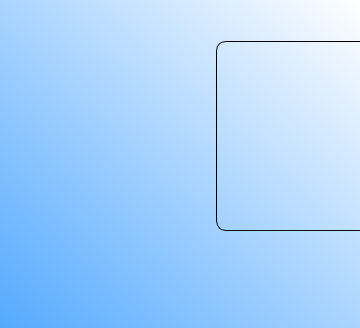
         <widget class="QWidget" name="a_ProjetoWebSite">
          <property name="styleSheet">
           <string notr="true">
background-color: qlineargradient(spread:pad, x1:0, y1:1, x2:1, y2:0, stop:0 rgba(155, 89, 182, 255), stop:1 rgba(245, 203, 255, 255));
</string>
          </property>
          <attribute name="title">
           <string>Projeto Web Site</string>
          </attribute>
          <layout class="QVBoxLayout" name="verticalLayout_17">
           <property name="spacing">
            <number>0</number>
           </property>
           <property name="leftMargin">
            <number>0</number>
           </property>
           <property name="topMargin">
            <number>0</number>
           </property>
           <property name="rightMargin">
            <number>0</number>
           </property>
           <property name="bottomMargin">
            <number>0</number>
           </property>
           <item>
            <widget class="QFrame" name="conteudo_2">
             <property name="minimumSize">
              <size>
               <width>0</width>
               <height>0</height>
              </size>
             </property>
             <property name="styleSheet">
              <string notr="true">background-color: qlineargradient(spread:pad, x1:0, y1:1, x2:1, y2:0, stop:0 rgba(85, 170, 255, 255), stop:1 rgba(255, 255, 255, 255));



</string>
             </property>
             <property name="frameShape">
              <enum>QFrame::NoFrame</enum>
             </property>
             <property name="frameShadow">
              <enum>QFrame::Raised</enum>
             </property>
             <layout class="QVBoxLayout" name="verticalLayout_12">
              <property name="spacing">
               <number>0</number>
              </property>
              <property name="leftMargin">
               <number>0</number>
              </property>
              <property name="topMargin">
               <number>0</number>
              </property>
              <property name="rightMargin">
               <number>0</number>
              </property>
              <property name="bottomMargin">
               <number>0</number>
              </property>
              <item>
               <widget class="QFrame" name="container_2">
                <property name="minimumSize">
                 <size>
                  <width>360</width>
                  <height>328</height>
                 </size>
                </property>
                <property name="styleSheet">
                 <string notr="true">background-color: none;</string>
                </property>
                <property name="frameShape">
                 <enum>QFrame::NoFrame</enum>
                </property>
                <property name="frameShadow">
                 <enum>QFrame::Raised</enum>
                </property>
                <widget class="QFrame" name="b_conteudo_central_2">
                 <property name="geometry">
                  <rect>
                   <x>1</x>
                   <y>310</y>
                   <width>1230</width>
                   <height>440</height>
                  </rect>
                 </property>
                 <property name="styleSheet">
                  <string notr="true">background-color: none;</string>
                 </property>
                 <property name="frameShape">
                  <enum>QFrame::NoFrame</enum>
                 </property>
                 <property name="frameShadow">
                  <enum>QFrame::Raised</enum>
                 </property>
                 <widget class="QFrame" name="b_cards_e_descricao_2">
                  <property name="geometry">
                   <rect>
                    <x>0</x>
                    <y>45</y>
                    <width>1230</width>
                    <height>190</height>
                   </rect>
                  </property>
                  <property name="sizePolicy">
                   <sizepolicy hsizetype="Maximum" vsizetype="Preferred">
                    <horstretch>0</horstretch>
                    <verstretch>0</verstretch>
                   </sizepolicy>
                  </property>
                  <property name="minimumSize">
                   <size>
                    <width>1230</width>
                    <height>190</height>
                   </size>
                  </property>
                  <property name="maximumSize">
                   <size>
                    <width>16777215</width>
                    <height>190</height>
                   </size>
                  </property>
                  <property name="styleSheet">
                   <string notr="true">background-color: none;</string>
                  </property>
                  <property name="frameShape">
                   <enum>QFrame::NoFrame</enum>
                  </property>
                  <property name="frameShadow">
                   <enum>QFrame::Raised</enum>
                  </property>
                  <widget class="QWidget" name="a_cards_2" native="true">
                   <property name="geometry">
                    <rect>
                     <x>1</x>
                     <y>1</y>
                     <width>1230</width>
                     <height>162</height>
                    </rect>
                   </property>
                   <property name="sizePolicy">
                    <sizepolicy hsizetype="Maximum" vsizetype="Preferred">
                     <horstretch>0</horstretch>
                     <verstretch>0</verstretch>
                    </sizepolicy>
                   </property>
                   <property name="minimumSize">
                    <size>
                     <width>1130</width>
                     <height>160</height>
                    </size>
                   </property>
                   <property name="maximumSize">
                    <size>
                     <width>16777215</width>
                     <height>180</height>
                    </size>
                   </property>
                   <property name="sizeIncrement">
                    <size>
                     <width>0</width>
                     <height>150</height>
                    </size>
                   </property>
                   <widget class="QFrame" name="a_card_esquerdo_2">
                    <property name="geometry">
                     <rect>
                      <x>275</x>
                      <y>0</y>
                      <width>160</width>
                      <height>160</height>
                     </rect>
                    </property>
                    <property name="minimumSize">
                     <size>
                      <width>150</width>
                      <height>160</height>
                     </size>
                    </property>
                    <property name="styleSheet">
                     <string notr="true">background-color: #a1c1e1;
border: 1px solid #7aa6d4;
border-radius: 10px;</string>
                    </property>
                    <property name="frameShape">
                     <enum>QFrame::StyledPanel</enum>
                    </property>
                    <property name="frameShadow">
                     <enum>QFrame::Raised</enum>
                    </property>
                    <widget class="QLabel" name="a_icone_top_4">
                     <property name="geometry">
                      <rect>
                       <x>50</x>
                       <y>15</y>
                       <width>60</width>
                       <height>60</height>
                      </rect>
                     </property>
                     <property name="styleSheet">
                      <string notr="true">image: url(:/icones/photo.svg);
border: none;</string>
                     </property>
                     <property name="text">
                      <string/>
                     </property>
                    </widget>
                    <widget class="QLabel" name="c_titulo_4">
                     <property name="geometry">
                      <rect>
                       <x>1</x>
                       <y>100</y>
                       <width>158</width>
                       <height>30</height>
                      </rect>
                     </property>
                     <property name="styleSheet">
                      <string notr="true">border: none;
font: 12pt &quot;Segoe UI&quot;;
color: #222;
border-top: 1px solid #7aa6d4;
border-radius: none;</string>
                     </property>
                     <property name="text">
                      <string>Registros</string>
                     </property>
                     <property name="alignment">
                      <set>Qt::AlignCenter</set>
                     </property>
                    </widget>
                    <widget class="QLabel" name="d_subtitulo_4">
                     <property name="geometry">
                      <rect>
                       <x>5</x>
                       <y>130</y>
                       <width>150</width>
                       <height>20</height>
                      </rect>
                     </property>
                     <property name="styleSheet">
                      <string notr="true">border: none;
border-radius: none;</string>
                     </property>
                     <property name="text">
                      <string> Pequenas Lojas e Autonomos</string>
                     </property>
                     <property name="alignment">
                      <set>Qt::AlignHCenter|Qt::AlignTop</set>
                     </property>
                    </widget>
                    <widget class="QLabel" name="b_icone_titulo_4">
                     <property name="geometry">
                      <rect>
                       <x>25</x>
                       <y>108</y>
                       <width>21</width>
                       <height>16</height>
                      </rect>
                     </property>
                     <property name="styleSheet">
                      <string notr="true">image: url(:/icones/check.svg);
image: url(:/icones/shield.svg);
border: none;</string>
                     </property>
                     <property name="text">
                      <string/>
                     </property>
                    </widget>
                   </widget>
                   <widget class="QFrame" name="b_card_centro_2">
                    <property name="geometry">
                     <rect>
                      <x>535</x>
                      <y>0</y>
                      <width>160</width>
                      <height>160</height>
                     </rect>
                    </property>
                    <property name="minimumSize">
                     <size>
                      <width>160</width>
                      <height>160</height>
                     </size>
                    </property>
                    <property name="styleSheet">
                     <string notr="true">background-color: #a1c1e1;
border: 1px solid #7aa6d4;
border-radius: 10px;</string>
                    </property>
                    <property name="frameShape">
                     <enum>QFrame::StyledPanel</enum>
                    </property>
                    <property name="frameShadow">
                     <enum>QFrame::Raised</enum>
                    </property>
                    <widget class="QLabel" name="a_icone_top_5">
                     <property name="geometry">
                      <rect>
                       <x>50</x>
                       <y>15</y>
                       <width>60</width>
                       <height>60</height>
                      </rect>
                     </property>
                     <property name="styleSheet">
                      <string notr="true">image: url(:/icones/camera.svg);
border: none;</string>
                     </property>
                     <property name="text">
                      <string/>
                     </property>
                    </widget>
                    <widget class="QLabel" name="c_titulo_5">
                     <property name="geometry">
                      <rect>
                       <x>4</x>
                       <y>100</y>
                       <width>152</width>
                       <height>30</height>
                      </rect>
                     </property>
                     <property name="styleSheet">
                      <string notr="true">border: none;
font: 12pt &quot;Segoe UI&quot;;
color: #222;
border-top: 1px solid #7aa6d4;
border-radius: none;</string>
                     </property>
                     <property name="text">
                      <string>    Fotos Incríveis</string>
                     </property>
                     <property name="alignment">
                      <set>Qt::AlignCenter</set>
                     </property>
                    </widget>
                    <widget class="QLabel" name="d_subtitulo_5">
                     <property name="geometry">
                      <rect>
                       <x>5</x>
                       <y>130</y>
                       <width>150</width>
                       <height>20</height>
                      </rect>
                     </property>
                     <property name="styleSheet">
                      <string notr="true">border: none;
border-radius: none;</string>
                     </property>
                     <property name="text">
                      <string>   Pequenas Lojas e Autonomos</string>
                     </property>
                     <property name="alignment">
                      <set>Qt::AlignHCenter|Qt::AlignTop</set>
                     </property>
                    </widget>
                    <widget class="QLabel" name="b_icone_titulo_5">
                     <property name="geometry">
                      <rect>
                       <x>15</x>
                       <y>108</y>
                       <width>21</width>
                       <height>16</height>
                      </rect>
                     </property>
                     <property name="styleSheet">
                      <string notr="true">image: url(:/icones/check.svg);
image: url(:/icones/shield.svg);
border: none;</string>
                     </property>
                     <property name="text">
                      <string/>
                     </property>
                    </widget>
                   </widget>
                   <widget class="QFrame" name="c_card_direito_2">
                    <property name="geometry">
                     <rect>
                      <x>795</x>
                      <y>0</y>
                      <width>160</width>
                      <height>160</height>
                     </rect>
                    </property>
                    <property name="minimumSize">
                     <size>
                      <width>160</width>
                      <height>160</height>
                     </size>
                    </property>
                    <property name="styleSheet">
                     <string notr="true">background-color: #a1c1e1;
border: 1px solid #7aa6d4;
border-radius: 10px;</string>
                    </property>
                    <property name="frameShape">
                     <enum>QFrame::StyledPanel</enum>
                    </property>
                    <property name="frameShadow">
                     <enum>QFrame::Raised</enum>
                    </property>
                    <widget class="QLabel" name="a_icone_top_6">
                     <property name="geometry">
                      <rect>
                       <x>50</x>
                       <y>15</y>
                       <width>60</width>
                       <height>60</height>
                      </rect>
                     </property>
                     <property name="styleSheet">
                      <string notr="true">image: url(:/icones/globo.svg);
border: none;</string>
                     </property>
                     <property name="text">
                      <string/>
                     </property>
                    </widget>
                    <widget class="QLabel" name="c_titulo_6">
                     <property name="geometry">
                      <rect>
                       <x>1</x>
                       <y>100</y>
                       <width>158</width>
                       <height>30</height>
                      </rect>
                     </property>
                     <property name="styleSheet">
                      <string notr="true">border: none;
font: 12pt &quot;Segoe UI&quot;;
color: #222;
border-top: 1px solid #7aa6d4;
border-radius: none;</string>
                     </property>
                     <property name="text">
                      <string> Maps</string>
                     </property>
                     <property name="alignment">
                      <set>Qt::AlignCenter</set>
                     </property>
                    </widget>
                    <widget class="QLabel" name="d_subtitulo_6">
                     <property name="geometry">
                      <rect>
                       <x>5</x>
                       <y>130</y>
                       <width>150</width>
                       <height>20</height>
                      </rect>
                     </property>
                     <property name="styleSheet">
                      <string notr="true">border: none;
border-radius: none;</string>
                     </property>
                     <property name="text">
                      <string>Pequenas Lojas e Autonomos</string>
                     </property>
                     <property name="alignment">
                      <set>Qt::AlignCenter</set>
                     </property>
                    </widget>
                    <widget class="QLabel" name="b_icone_titulo_6">
                     <property name="geometry">
                      <rect>
                       <x>40</x>
                       <y>108</y>
                       <width>21</width>
                       <height>16</height>
                      </rect>
                     </property>
                     <property name="styleSheet">
                      <string notr="true">image: url(:/icones/check.svg);
image: url(:/icones/shield.svg);
border: none;</string>
                     </property>
                     <property name="text">
                      <string/>
                     </property>
                    </widget>
                   </widget>
                  </widget>
                  <widget class="Line" name="a_linha_2">
                   <property name="geometry">
                    <rect>
                     <x>9</x>
                     <y>170</y>
                     <width>1212</width>
                     <height>16</height>
                    </rect>
                   </property>
                   <property name="styleSheet">
                    <string notr="true"/>
                   </property>
                   <property name="orientation">
                    <enum>Qt::Horizontal</enum>
                   </property>
                  </widget>
                 </widget>
                 <widget class="QLabel" name="subtitulo_2">
                  <property name="geometry">
                   <rect>
                    <x>0</x>
                    <y>0</y>
                    <width>1230</width>
                    <height>25</height>
                   </rect>
                  </property>
                  <property name="sizePolicy">
                   <sizepolicy hsizetype="Maximum" vsizetype="Maximum">
                    <horstretch>0</horstretch>
                    <verstretch>0</verstretch>
                   </sizepolicy>
                  </property>
                  <property name="minimumSize">
                   <size>
                    <width>1135</width>
                    <height>25</height>
                   </size>
                  </property>
                  <property name="styleSheet">
                   <string notr="true">font: 12pt &quot;Segoe UI&quot;;
color: #222;</string>
                  </property>
                  <property name="text">
                   <string>CONHECENDO AS MARAVILHAS DO MUNDO!</string>
                  </property>
                  <property name="alignment">
                   <set>Qt::AlignCenter</set>
                  </property>
                 </widget>
                 <widget class="QLabel" name="descricao_texto_2">
                  <property name="geometry">
                   <rect>
                    <x>0</x>
                    <y>265</y>
                    <width>1130</width>
                    <height>175</height>
                   </rect>
                  </property>
                  <property name="minimumSize">
                   <size>
                    <width>1080</width>
                    <height>175</height>
                   </size>
                  </property>
                  <property name="maximumSize">
                   <size>
                    <width>16777215</width>
                    <height>280</height>
                   </size>
                  </property>
                  <property name="styleSheet">
                   <string notr="true">font: 9pt &quot;Segoe UI&quot;;
color: black;</string>
                  </property>
                  <property name="frameShadow">
                   <enum>QFrame::Plain</enum>
                  </property>
                  <property name="text">
                   <string>     O LOGMARKET é uma solução completa para gestão comercial, desenvolvida especialmente para empresas que desejam otimizar o processo de cadastro, consulta e venda de produtos.
Com uma interface intuitiva, o sistema permite que você registre novos itens rapidamente, mantenha o controle detalhado do seu catálogo e realize vendas de maneira prática e segura.
Principais recursos:
     -Cadastro de produtos com informações detalhadas, imagens e categorias personalizadas.
     -Consulta avançada por filtros, códigos ou descrições, facilitando a localização de produtos no estoque.
     -Processo de vendas integrado, com emissão de comprovantes e relatórios de transações.
     -Controle de estoque atualizado em tempo real.
     -Geração de relatórios gerenciais e indicadores de desempenho.

     Voltado para comércios de diferentes portes, o LOGMARKET proporciona mais agilidade no atendimento, redução de erros operacionais e maior controle sobre todas as operações comerciais.</string>
                  </property>
                  <property name="alignment">
                   <set>Qt::AlignLeading|Qt::AlignLeft|Qt::AlignTop</set>
                  </property>
                 </widget>
                 <widget class="QLabel" name="label">
                  <property name="geometry">
                   <rect>
                    <x>0</x>
                    <y>235</y>
                    <width>101</width>
                    <height>30</height>
                   </rect>
                  </property>
                  <property name="styleSheet">
                   <string notr="true">color: #222;
font: 12pt &quot;Segoe UI&quot;;</string>
                  </property>
                  <property name="text">
                   <string>    DESCRIÇÃO</string>
                  </property>
                  <property name="alignment">
                   <set>Qt::AlignLeading|Qt::AlignLeft|Qt::AlignTop</set>
                  </property>
                 </widget>
                </widget>
                <widget class="QFrame" name="a_titulo_2">
                 <property name="geometry">
                  <rect>
                   <x>1</x>
                   <y>270</y>
                   <width>1230</width>
                   <height>40</height>
                  </rect>
                 </property>
                 <property name="minimumSize">
                  <size>
                   <width>0</width>
                   <height>40</height>
                  </size>
                 </property>
                 <property name="maximumSize">
                  <size>
                   <width>16777215</width>
                   <height>40</height>
                  </size>
                 </property>
                 <property name="styleSheet">
                  <string notr="true">background-color: none;</string>
                 </property>
                 <property name="frameShape">
                  <enum>QFrame::NoFrame</enum>
                 </property>
                 <property name="frameShadow">
                  <enum>QFrame::Raised</enum>
                 </property>
                 <widget class="QLabel" name="titulo_2">
                  <property name="geometry">
                   <rect>
                    <x>1</x>
                    <y>1</y>
                    <width>1230</width>
                    <height>30</height>
                   </rect>
                  </property>
                  <property name="sizePolicy">
                   <sizepolicy hsizetype="Maximum" vsizetype="Maximum">
                    <horstretch>0</horstretch>
                    <verstretch>0</verstretch>
                   </sizepolicy>
                  </property>
                  <property name="minimumSize">
                   <size>
                    <width>1135</width>
                    <height>30</height>
                   </size>
                  </property>
                  <property name="maximumSize">
                   <size>
                    <width>16777215</width>
                    <height>16777215</height>
                   </size>
                  </property>
                  <property name="styleSheet">
                   <string notr="true">color: #222;
font: 63 italic 16pt &quot;Segoe UI Semibold&quot;;</string>
                  </property>
                  <property name="text">
                   <string>PIXEL PHOTO</string>
                  </property>
                  <property name="alignment">
                   <set>Qt::AlignHCenter|Qt::AlignTop</set>
                  </property>
                 </widget>
                </widget>
                <widget class="QFrame" name="a_top_conteudo_2">
                 <property name="geometry">
                  <rect>
                   <x>1</x>
                   <y>1</y>
                   <width>1230</width>
                   <height>270</height>
                  </rect>
                 </property>
                 <property name="sizePolicy">
                  <sizepolicy hsizetype="Maximum" vsizetype="Maximum">
                   <horstretch>0</horstretch>
                   <verstretch>0</verstretch>
                  </sizepolicy>
                 </property>
                 <property name="minimumSize">
                  <size>
                   <width>1080</width>
                   <height>270</height>
                  </size>
                 </property>
                 <property name="maximumSize">
                  <size>
                   <width>1920</width>
                   <height>250</height>
                  </size>
                 </property>
                 <property name="styleSheet">
                  <string notr="true"/>
                 </property>
                 <property name="frameShape">
                  <enum>QFrame::NoFrame</enum>
                 </property>
                 <property name="frameShadow">
                  <enum>QFrame::Raised</enum>
                 </property>
                 <widget class="QFrame" name="frame_11">
                  <property name="geometry">
                   <rect>
                    <x>455</x>
                    <y>10</y>
                    <width>300</width>
                    <height>250</height>
                   </rect>
                  </property>
                  <property name="minimumSize">
                   <size>
                    <width>300</width>
                    <height>250</height>
                   </size>
                  </property>
                  <property name="maximumSize">
                   <size>
                    <width>260</width>
                    <height>300</height>
                   </size>
                  </property>
                  <property name="styleSheet">
                   <string notr="true">QFrame{
	background-color: transparent;
	background-image: url(:/icones/login_web.png);
	border-radius: 10px;
	border: 1px solid black;
}

QFrame:clicked{
	height: 350px;
}</string>
                  </property>
                 </widget>
                 <widget class="QFrame" name="frame_22">
                  <property name="geometry">
                   <rect>
                    <x>215</x>
                    <y>40</y>
                    <width>215</width>
                    <height>190</height>
                   </rect>
                  </property>
                  <property name="sizePolicy">
                   <sizepolicy hsizetype="Maximum" vsizetype="Maximum">
                    <horstretch>0</horstretch>
                    <verstretch>0</verstretch>
                   </sizepolicy>
                  </property>
                  <property name="styleSheet">
                   <string notr="true">background-image: url(:/icones/pagina_web-1.png);
background-color: transparent;
border-radius: 10px;
border: 1px solid black;
</string>
                  </property>
                  <property name="frameShape">
                   <enum>QFrame::StyledPanel</enum>
                  </property>
                  <property name="frameShadow">
                   <enum>QFrame::Raised</enum>
                  </property>
                 </widget>
                 <widget class="QFrame" name="frame_23">
                  <property name="geometry">
                   <rect>
                    <x>780</x>
                    <y>40</y>
                    <width>215</width>
                    <height>190</height>
                   </rect>
                  </property>
                  <property name="sizePolicy">
                   <sizepolicy hsizetype="Maximum" vsizetype="Maximum">
                    <horstretch>0</horstretch>
                    <verstretch>0</verstretch>
                   </sizepolicy>
                  </property>
                  <property name="styleSheet">
                   <string notr="true">background-image: url(:/icones/pagina_web-2.png);
background-color: transparent;
border-radius: 10px;
border: 1px solid black;</string>
                  </property>
                  <property name="frameShape">
                   <enum>QFrame::NoFrame</enum>
                  </property>
                  <property name="frameShadow">
                   <enum>QFrame::Raised</enum>
                  </property>
                 </widget>
                </widget>
               </widget>
              </item>
             </layout>
            </widget>
           </item>
          </layout>
         </widget>
